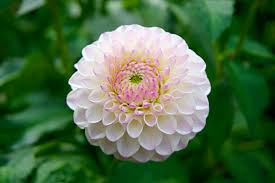
#> input picture src/Images and Videos/flower.jpg, 275 x 183 px, found by its file name
$ python Sobel_Laplacian_Edge_Detechion.py   (older library calls are emulated)
#> lines starting #> are read from the running program, lines starting #| are printed output that depends on the picture
import cv2
import numpy as np
from matplotlib import pyplot as plt

# loading image
img = cv2.imread('../Images and videos/flower.jpg')
#> img is the input picture: shape (183, 275, 3); mean B, G, R 70, 108.2, 76.2

# converting to gray scale
gray = cv2.cvtColor(img, cv2.COLOR_BGR2GRAY)
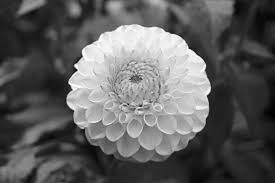
#> gray: shape (183, 275); min 1, max 255, mean 94.3

# remove noise
img = cv2.GaussianBlur(gray,(3,3),0)
#> img: shape (183, 275)


# convolute with proper kernels

laplacian = cv2.Laplacian(img,cv2.CV_64F)
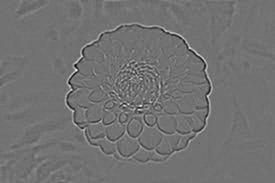
#> laplacian: shape (183, 275) float64; min -102, max 125, mean 0; drawn with min black and max white
sobelx = cv2.Sobel(img,cv2.CV_64F,1,0,ksize=5)  # x
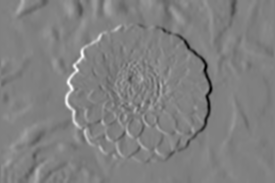
#> sobelx: shape (183, 275) float64; min -7759, max 7581, mean -11.7; drawn with min black and max white
sobely = cv2.Sobel(img,cv2.CV_64F,0,1,ksize=5)  # y
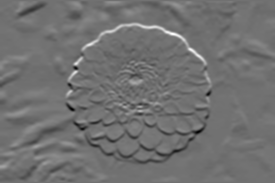
#> sobely: shape (183, 275) float64; min -6329, max 7855, mean -25.8; drawn with min black and max white

plt.subplot(2,2,1),plt.imshow(img,cmap = 'gray')
plt.title('Original'), plt.xticks([]), plt.yticks([])
#plt.subplot(2,2,2),plt.imshow(laplacian,cmap = 'gray')
#plt.title('Laplacian'), plt.xticks([]), plt.yticks([])
plt.subplot(2,2,2),plt.imshow(sobelx,cmap = 'gray')
plt.title('Sobel X'), plt.xticks([]), plt.yticks([])
plt.subplot(2,2,3),plt.imshow(sobely,cmap = 'gray')
plt.title('Sobel Y'), plt.xticks([]), plt.yticks([])

plt.show()

$ run again, with src/Images and Videos/Building.jpg copied over src/Images and Videos/flower.jpg
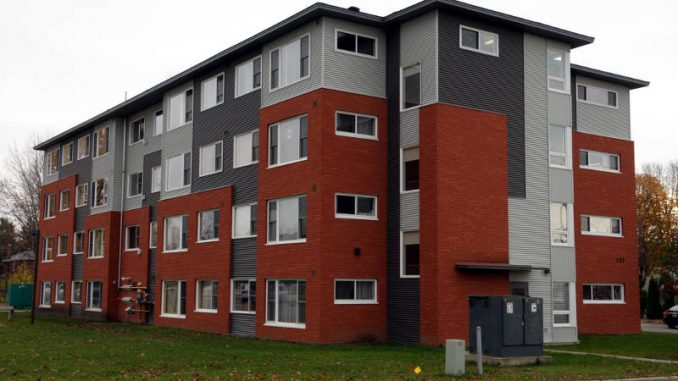
#> input picture src/Images and Videos/Building.jpg, 678 x 381 px, found by its file name
#> img is the input picture: shape (381, 678, 3); mean B, G, R 88.4, 96.5, 112.9
#> `gray = cv2.cvtColor(img, cv2.COLOR_BGR2GRAY)`:
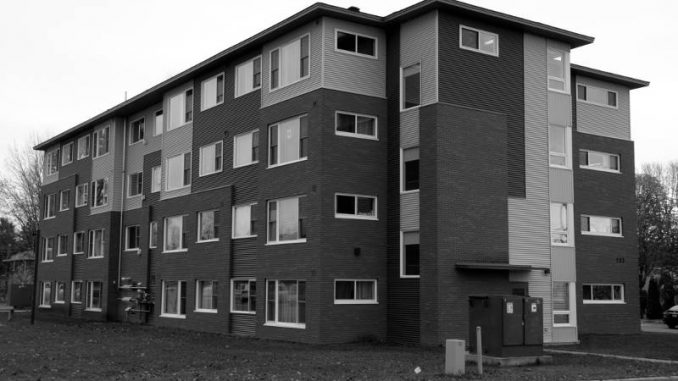
#> gray: shape (381, 678); min 0, max 255, mean 100.5
#> img: shape (381, 678)
#> `sobely = cv2.Sobel(img,cv2.CV_64F,0,1,ksize=5)`:
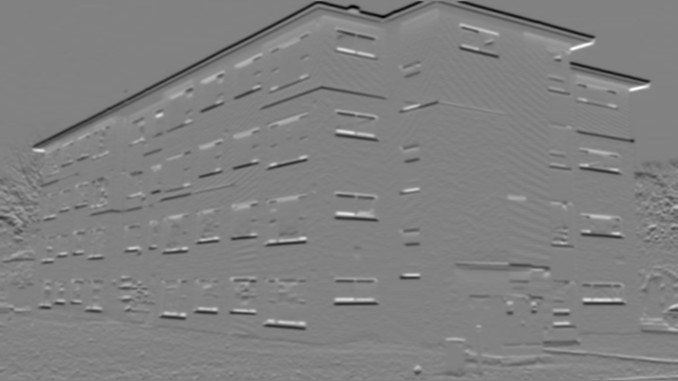
#> sobely: shape (381, 678) float64; min -8825, max 8507, mean -57.1; drawn with min black and max white

$ run again, with src/Images and Videos/DL-3.jpg copied over src/Images and Videos/flower.jpg
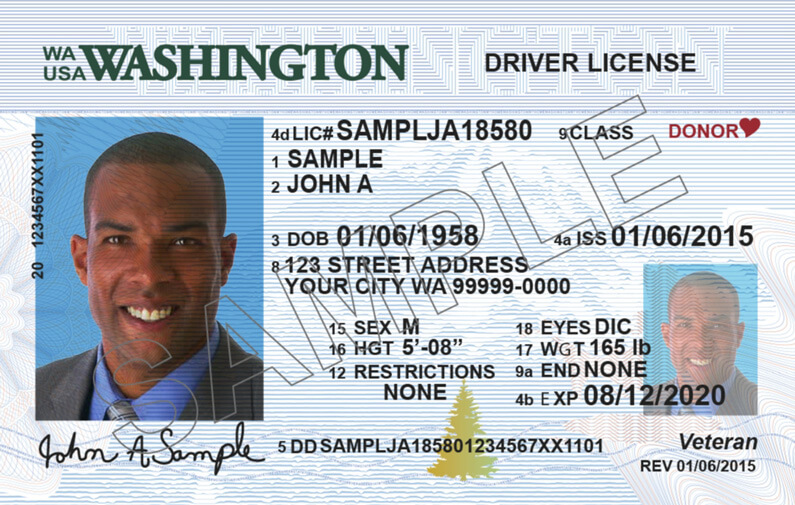
#> input picture src/Images and Videos/DL-3.jpg, 795 x 505 px, found by its file name
#> img is the input picture: shape (505, 795, 3); mean B, G, R 199.9, 192.6, 185.3
#> `gray = cv2.cvtColor(img, cv2.COLOR_BGR2GRAY)`:
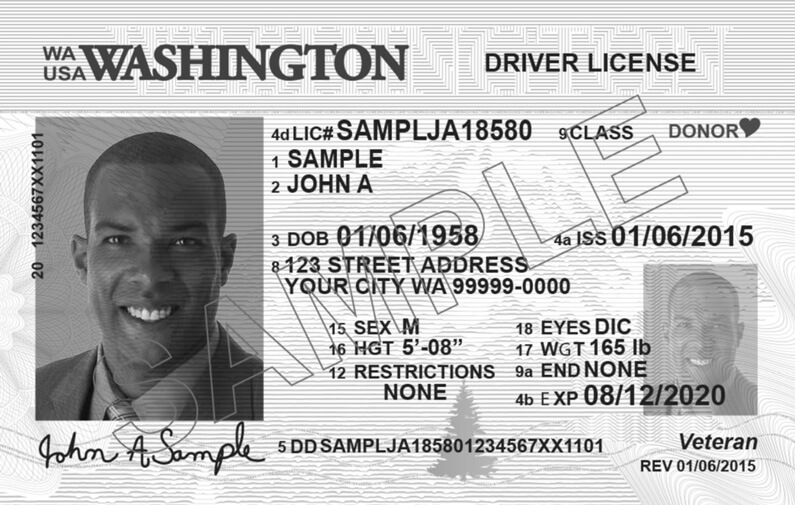
#> gray: shape (505, 795); min 6, max 255, mean 191.3
#> img: shape (505, 795)
#> `sobely = cv2.Sobel(img,cv2.CV_64F,0,1,ksize=5)`:
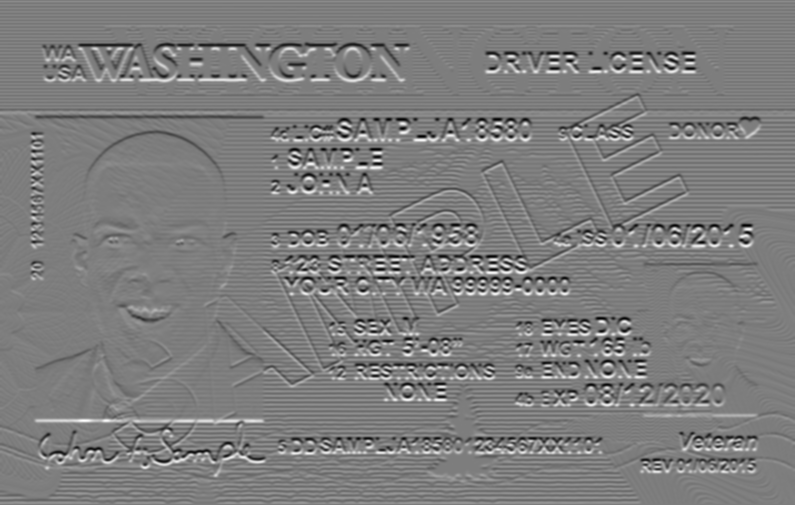
#> sobely: shape (505, 795) float64; min -8883, max 9127, mean 5.4; drawn with min black and max white
